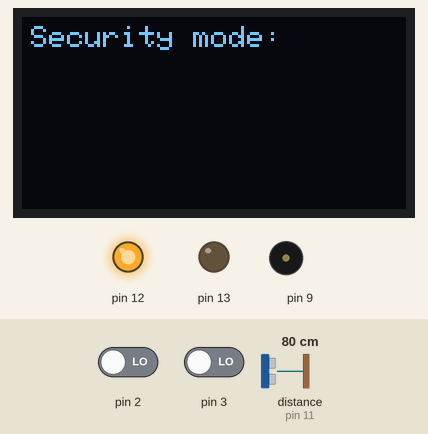
A sketch run on a simulated Arduino Uno, built with avr-gcc and run on an emulated ATmega328P. On the bench: 128×64 one-colour display, output pins drawn as LEDs (lit = HIGH), buzzer (waves = sounding). Dashed ring = blinking. The inputs (shaded band) are chosen by the test bench; at power-on: distance to the obstacle (sensor on pin 11) 80 cm, pin 2 LOW, pin 3 LOW. The local clock reads 2024-03-15 10:24:30 at power-on unless the sketch sets it; the modem accepts every AT command (registered, SIM ready, sends succeed) and sends nothing else; what the sketch prints to the serial monitor is not drawn.

Above: at 2.6 s.
2.7 s: distance to the obstacle (sensor on pin 11) set to 21 cm
At 4.9 s:
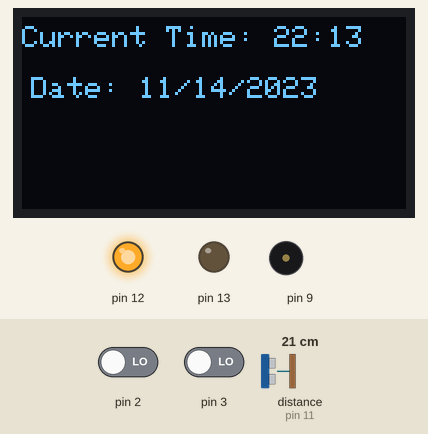
5.9 s: distance to the obstacle (sensor on pin 11) set to 17 cm
At 7.08 s:
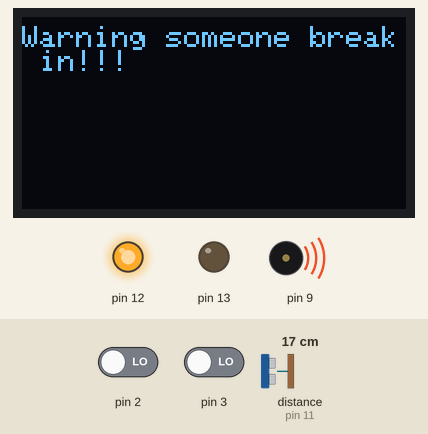
At 10.0 s:
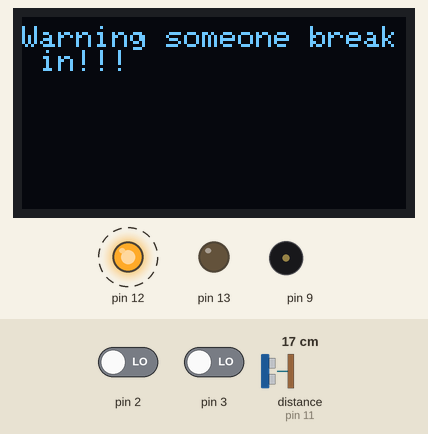
Timing chart, 0 to 15.3 s (numbered marks = the images above; inputs shaded):
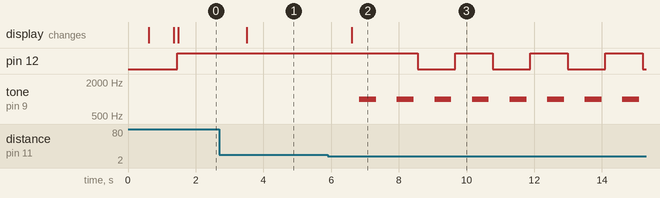

The sketch:

sucurity_code.ino
```cpp
#include <SoftwareSerial.h>
#include <HCSR04.h>
#include <Adafruit_SSD1306.h>
#include <Wire.h>
#include <RTClib.h>
RTC_DS1307 RTC;
#define OLED_RESET 4
Adafruit_SSD1306 display(OLED_RESET);
// Set this to true when you want to remap backticks to ESC (for testing the
// send text functionality).
// Specify that we're using digital pins 7 and 8 for software serial. These
// two pins connect the Arduino to the SIM900.
SoftwareSerial net(7, 8);
UltraSonicDistanceSensor distanceSensor(10, 11);  // Initialize sensor that uses digital pins 5 and 6.
char val;    // The current byte read from SIM900.
char buf[128];  // Holds contents read from SIM900.
int lastMinute;
bool timeShould = false;
bool safeflag = false;
bool securflag = true;
bool safeEnable = true;
bool securEnable= false;
bool safemodeset = false;
bool securmodeset = false;
bool warning = false;
unsigned long sentStart;
void setup() {
  pinMode(2, INPUT);
  attachInterrupt(digitalPinToInterrupt(2), safeIRS, RISING);
  pinMode(3, INPUT);
  attachInterrupt(digitalPinToInterrupt(3), securIRS, RISING);
  pinMode(12,OUTPUT);
  pinMode(13,OUTPUT);
  Serial.begin(19200);
  net.begin(19200);
  Wire.begin();
  display.begin(SSD1306_SWITCHCAPVCC, 0x3C);
  display.clearDisplay();
  RTC.begin();
  RTC.adjust(DateTime(__DATE__, __TIME__));
  while (! RTC.isrunning()) {
    display.setTextSize(1);
    display.setTextColor(WHITE);
    display.setCursor(3,3);
    display.println("Check RTC");
    display.display();
    delay(100);
  }
  display.clearDisplay();
  display.setTextSize(1);
  display.setTextColor(WHITE);
  display.setCursor(3,3);
  display.println("Initializing");
  display.display();
  delay(100);
  display.clearDisplay();
   net.println("AT");
  delay(100);
  while (net.available()) {
    val = net.read();
  }
  net.println("AT+E=0");
  delay(100);
  while (net.available()) {
    val = net.read();
  }
  net.println("AT+CMGF=1");
  delay(100);
  while (net.available()) {
    val = net.read();
  }
  net.println("AT+CREG=1");
  delay(100);
  while (net.available()) {
    val = net.read();
  }
  char temp = '0';
  while (temp != '1')
  {
    display.clearDisplay();
    display.setTextSize(1);
    display.setTextColor(WHITE);
    display.setCursor(3,3);
    display.println("SIM not connected");
    display.display();
    delay(100);
    display.clearDisplay();
    net.println("AT+CREG?");
    delay(100);
    while (read_line(buf, sizeof(buf), 500)) {
    if (buf[0]=='+')
    {
      temp = buf[9];
     }
    }
    Serial.println("555555");
  }
  display.clearDisplay();
  display.setTextSize(1);
  display.setTextColor(WHITE);
  display.setCursor(0,3);
  DateTime now = RTC.now();
  display.print("Current Time: ");
  display.print(now.hour());
  display.print(':');
  lastMinute = now.minute();
  display.println(now.minute());
  display.setCursor(3,20);
  display.print("Date: ");
  display.print(now.month());
  display.print('/');
  display.print(now.day());
  display.print('/');
  display.println(now.year());
  display.display();
  delay(100);
  display.clearDisplay();

}

void loop() {
  digitalWrite(12,LOW);
  digitalWrite(13,LOW);
  noTone(9);
  DateTime now = RTC.now();
  if (lastMinute != now.minute() )
  { updateTime();}
  if (safeflag){
    noTone(9);
    digitalWrite(12,LOW);
    digitalWrite(13,HIGH);
    display.clearDisplay();
    display.setTextSize(1);
    display.setTextColor(WHITE);
    display.setCursor(3,3);
    display.print("Save mode: ");
    display.display();
    delay(2000);
    display.clearDisplay();
    updateTime();
    while(!securflag)
    {
      savemode();
      checkIncome();
      }
    }
    if(securflag)
    {
      noTone(9);
      digitalWrite(12,HIGH);
      digitalWrite(13,LOW);
      display.clearDisplay();
      display.setTextSize(1);
      display.setTextColor(WHITE);
      display.setCursor(3,3);
      display.print("Security mode: ");
      display.display();
      delay(2000);
      display.clearDisplay();
      updateTime();
      while(!safeflag)
      {
        securmode();
        checkIncome();
        Serial.println("fuck!!!!");
        Serial.println(distanceSensor.measureDistanceCm());
        Serial.println("......");
        if((distanceSensor.measureDistanceCm()<20)&&(distanceSensor.measureDistanceCm()>0))
        {
          delay(500);
          if((distanceSensor.measureDistanceCm()<20)&&(distanceSensor.measureDistanceCm()>0))
        {
          display.clearDisplay();
          display.setTextSize(1);
          display.setTextColor(WHITE);
          display.setCursor(0,3);
          display.print("Warning someone break in!!!");
          display.display();
          Serial.println(distanceSensor.measureDistanceCm());
          warning = true;
          sending();
          warning = false;
          int count =0;
          safeEnable = false;

          while(!safeflag)
          {
            tone(9,1000,500);
            checkIncome();
            if(count%2==0)
            {
              digitalWrite(12,HIGH);
              }
              else
              {
                digitalWrite(12,LOW);
                }
                delay(500);
                count++;

            }
            updateTime();

        }
        }
        }
      }
  if (timeShould){
    updateTime();
    Serial.println("updated");
    timeShould = false;
    }
}

void safeIRS(){
  if (safeEnable){
    Serial.println("safe pressed");
    safeflag = true;
    securEnable = true;
    safeEnable = false;
    securflag = false;
    }
  }


void securIRS(){
if (securEnable){
  Serial.println("secur pressed");
  securflag = true;
  securEnable = false;
  safeEnable = true;
  safeflag = false;
  }
}
void savemode(){
  DateTime now = RTC.now();
   if (lastMinute != now.minute())
  { updateTime();}
    }
void securmode(){
  DateTime now = RTC.now();
   if (lastMinute != now.minute())
  { updateTime();}
    }

void checkIncome()
{
  Serial.println("666666");
  bool found = false;
  while(net.available() > 0) {
    val = net.read();
  }
  net.println("AT+CMGL=\"ALL\"");
  delay(100);
  while (read_line(buf, sizeof(buf), 500)) {
    if (found){

      char *safec = strstr(buf,"safemode");
      char *secur = strstr(buf,"securitymode");
      if(safec&&!secur)//&&safeEnable
      {
        safeflag = true;
        securflag = false;
        safeEnable = false;
        securEnable = true;
        safemodeset = true;
        net.println("AT+CMGD=1,4");
        delay(100);
        updateTime();
        sending();
        }

      if(secur&&!safec&&securEnable)
      {
        safeflag = false;
        securflag = true;
        safeEnable = true;
        securEnable = false;
        securmodeset = true;
        delay(100);
        net.println("AT+CMGD=1,4");
        delay(100);
        updateTime();
        sending();
        }

      found = false;

    }
    if (buf[0] == '+' && buf[3] == 'G'){
      char *number = strstr(buf,"***********");// user's phone number
        if(number){
          found = true;
          }

      }
  }
  while(net.available() > 0) {
    val = net.read();
  }
 }

bool read_line(char* buf, int buflen, int timeout_ms) {
  buf[0] = 0;
  int current_offset = 0;
  unsigned long start = millis();
  while (true) {
    if (millis() - start > timeout_ms) return false;
    if (net.available()) {
      char current_char = net.read();
      buf[current_offset++] = current_char;
      buf[current_offset] = 0;
      if (current_offset >= buflen - 1) return false;
      if (current_char == '\n') {
        if (current_offset >= 2 && buf[current_offset - 2] == '\r') {
          buf[current_offset - 1] = 0;
          buf[current_offset - 2] = 0;
        }
        return true;
      }
    }
  }
  return false;
}


void updateTime(){
  display.clearDisplay();
  display.setTextSize(1);
  display.setTextColor(WHITE);
  display.setCursor(0,3);
  DateTime now = RTC.now();
  display.print("Current Time: ");
  display.print(now.hour());
  display.print(':');
  lastMinute = now.minute();
  display.println(now.minute());
  display.setCursor(3,20);
  display.print("Date: ");
  display.print(now.month());
  display.print('/');
  display.print(now.day());
  display.print('/');
  display.println(now.year());
  display.display();
  delay(100);
  display.clearDisplay();
  }
  void sending(){
    sentStart = millis();
    net.println("AT");
    delay(100);
    net.println("AT+CMGS=\"+***********\"");// user's phone number
    delay(100);
    while (net.available()) {
    val = net.read();
    }
    if (safemodeset)
    {
    net.print("Safe mode setting successful.");
    safemodeset = false;
    }
    if (securmodeset)
    {
    net.print("Security mode setting successful.");
    securmodeset = false;
      }
    if (warning)
    {
    net.print("Warning someone break in!!!.");
    warning = false;
    }
    net.write(0x1A);
    while (net.available()) {
    val = net.read();
    }
  }
```

Measured:
- the behaviour switches between 20 and 19 cm on distance to the obstacle (sensor on pin 11) (found by bisection; images 1 and 2)
- after the input at 5.9 s, pin 12: alternates HIGH for 1.1 s and LOW for 1.1 s, starting after 2.7 s; tone on pin 9: alternates 1000 Hz for 0.50 s and silent for 0.61 s, starting after 0.94 s; the display: changes after 0.70 s (image 2)
